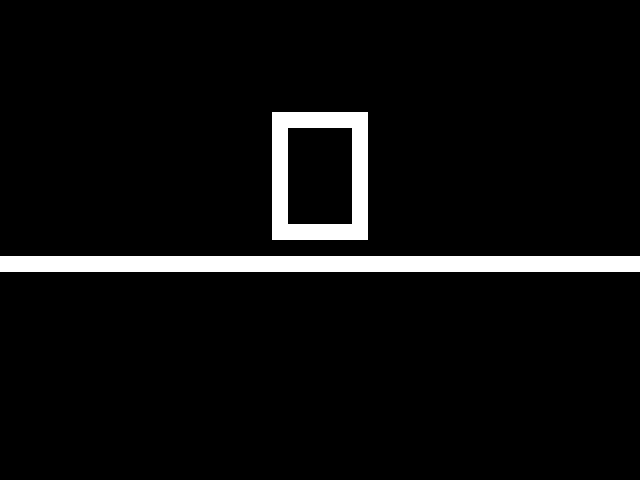

A 2D game scene composited from a Tiled map and its tileset images. What follows is a short description and the map's XML, with each tile layer's data collapsed to a summary:
An orthogonal 40x30 tile map with 16x16 px tiles, 1 tile layer (walls).

<map version="1.2" tiledversion="1.3.4" orientation="orthogonal" renderorder="right-down" width="40" height="30" tilewidth="16" tileheight="16" infinite="0" nextlayerid="2" nextobjectid="1">
 <editorsettings>
  <export target="taxidriver.json" format="json" />
 </editorsettings>
 <tileset firstgid="1" name="taxidriver-tileset" tilewidth="16" tileheight="16" tilecount="1" columns="1">
  <image source="../tilesets/tileset.png" width="16" height="16" />
  <tile id="0">
   <properties>
    <property name="collides" type="bool" value="true" />
   </properties>
  </tile>
 </tileset>
 <layer id="1" name="walls" width="40" height="30">
  <properties>
   <property name="collides" type="bool" value="true" />
  </properties>
  <data>[1200 cells, 64 non-empty, 1 distinct tile ids]</data>
 </layer>
</map>
